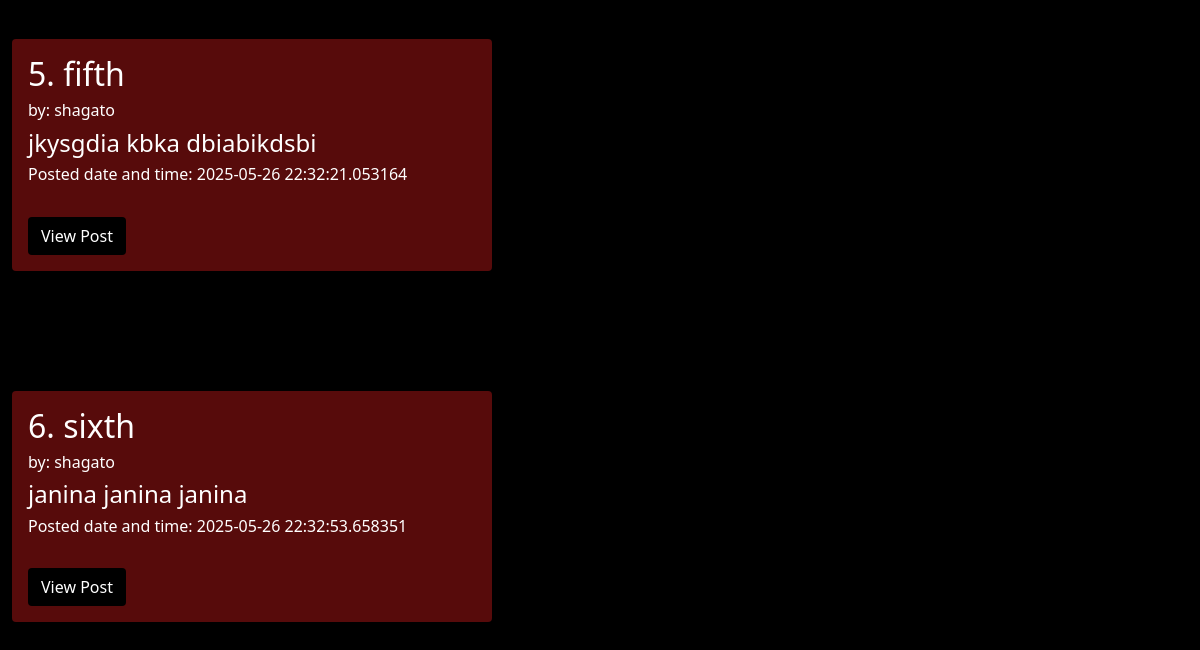
The app's page /posts (signed in, lower part), older data.
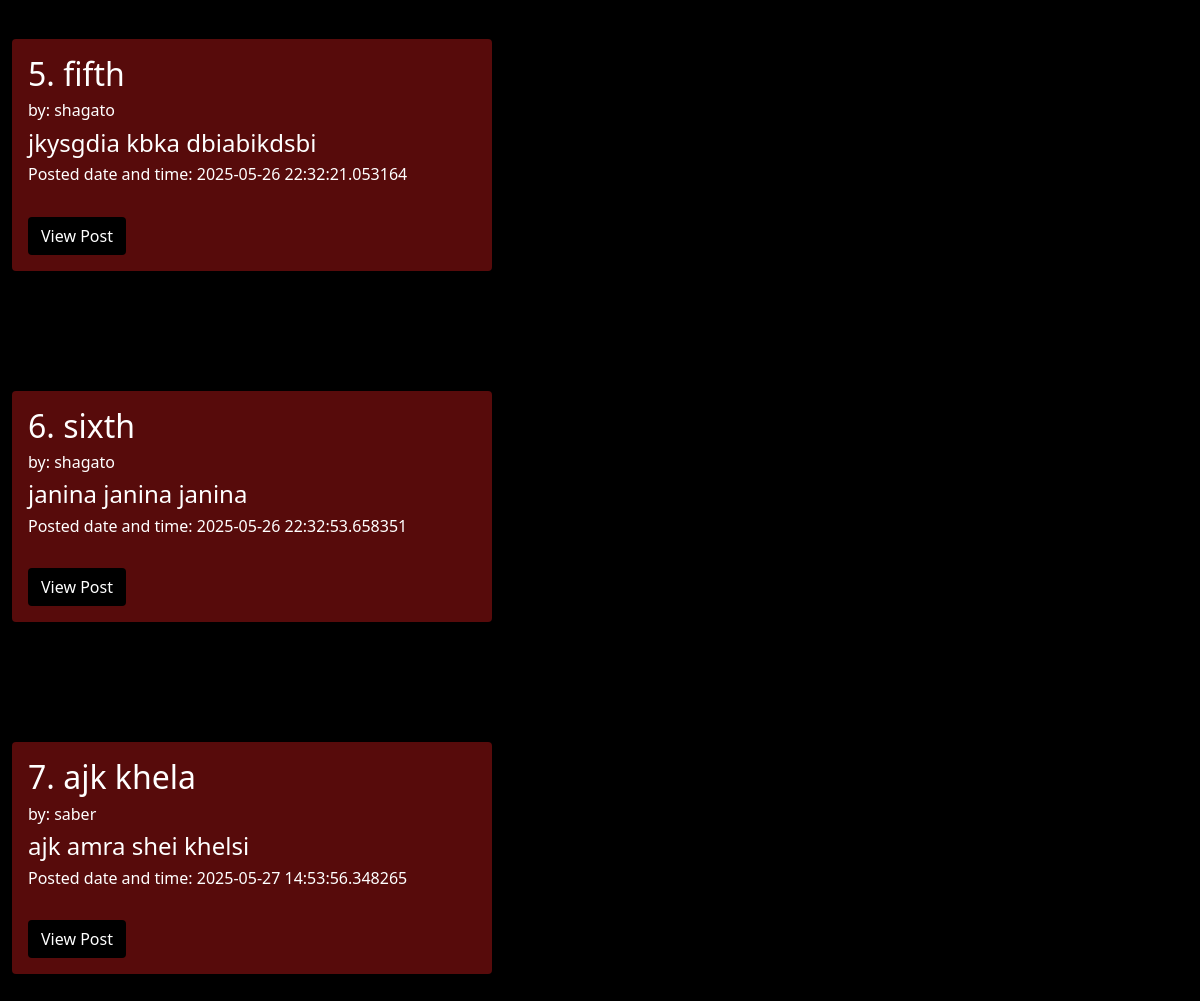
The same page, newer data.
### app.py (models this page shows, shortened)
class Posts(db.Model):
    id = db.Column(db.Integer,primary_key = True)
    title =db.Column(db.String(200))
    content = db.Column(db.String (1000))
    date_posted = db.Column(db.DateTime, default=datetime.utcnow)
    slug = db.Column(db.String(200))
    poster_id = db.Column(db.Integer, db.ForeignKey('users.id'))

class Users(db.Model, UserMixin):
    id = db.Column(db.Integer,primary_key=True)
    username = db.Column(db.String(200), nullable=False,unique=True)
    name = db.Column(db.String(200),nullable=False)
    email = db.Column(db.String(200),nullable=False, unique=True)
    month = db.Column(db.String(20))
    date_added = db.Column(db.DateTime, default=datetime.utcnow)
    password_hash = db.Column(db.String(200))
    posts = db.relationship('Posts', backref='poster')
    @property
    def password(self):
        raise AttributeError("Password is not readable.")

### app.py (the view)
@app.route('/posts')
@login_required
def posts():
    posts = Posts.query.order_by(Posts.date_posted)
    return render_template("posts.html", posts=posts)

### app.py (called while the page is built)
@app.context_processor
def base():
    form = SearchForm()
    return dict(form=form)

@login_manager.user_loader
def load_user(user_id):
    return Users.query.get(int(user_id))

### templates/posts.html (shortened to what this page needs)
{% extends 'base.html' %}
{% block content %}
<h1 style="color:rgb(87, 11, 11);">Blog Posts</h1><br/>
{% for i in posts %}
    <div class="shadow p-3 mb-5 rounded" style="max-width: 30rem; background-color: rgb(87, 11, 11); color: white;">
            <h2>{{i.id}}. {{ i.title }}</h2>
            <h6>by: {{ i.poster.name }}</h6>
            <h4>{{ i.content }}</h4>
            <h6>Posted date and time: {{ i.date_posted }}</h6><br/>
            <form method="POST">
                <button type="button" class="btn"  style="background-color: rgb(0, 0, 0); color: rgb(255, 255, 255);" onclick="window.location.href='{{ url_for('post',id=i.id) }}'">View Post</button>
            </form>
    </div>
    <br/><br/><br/>
{% endfor %}
{% endblock %}

### templates/base.html (shortened to what this page needs)
<!doctype html>
<html lang="en">
  <head>
    <link href="https://cdn.jsdelivr.net/npm/bootstrap@5.0.2/dist/css/bootstrap.min.css" rel="stylesheet">
    <link href="{{url_for('static',filename='css/style.css')}}" rel="stylesheet"
  </head>
  <body>
  <br/>
    <div class="container-fluid">
    {% block content %}
    {% endblock %}
    </div>
  </body>
</html>

### static/css/style.css (style rules this page uses)
body { background: #000000; color:aliceblue }

Row changes from the older to the newer data that the page shows:
added Posts: id "7", title "ajk khela", poster.name "saber", content "ajk amra shei khelsi", date_posted "2025-05-27 14:53:56.348265"
